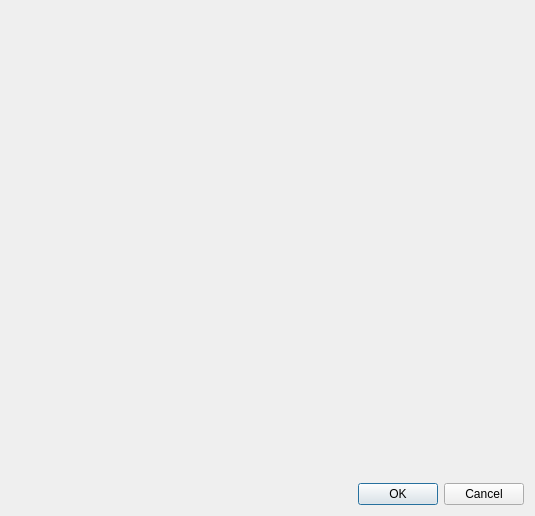
<?xml version="1.0" encoding="UTF-8"?>
<ui version="4.0">
 <class>PreferencesDialog</class>
 <widget class="QDialog" name="PreferencesDialog">
  <property name="geometry">
   <rect>
    <x>0</x>
    <y>0</y>
    <width>535</width>
    <height>516</height>
   </rect>
  </property>
  <property name="windowTitle">
   <string>QtDcm settings</string>
  </property>
  <layout class="QGridLayout" name="gridLayout">
   <item row="0" column="0">
    <widget class="QtDcmPreferencesWidget" name="prefsWidget" native="true"/>
   </item>
   <item row="1" column="0">
    <widget class="QtDcmDcm2niiSettingsWidget" name="dcm2niiWidget" native="true"/>
   </item>
   <item row="3" column="0">
    <widget class="QDialogButtonBox" name="buttonBox">
     <property name="orientation">
      <enum>Qt::Horizontal</enum>
     </property>
     <property name="standardButtons">
      <set>QDialogButtonBox::Cancel|QDialogButtonBox::Ok</set>
     </property>
    </widget>
   </item>
   <item row="2" column="0">
    <spacer name="verticalSpacer">
     <property name="orientation">
      <enum>Qt::Vertical</enum>
     </property>
     <property name="sizeHint" stdset="0">
      <size>
       <width>20</width>
       <height>40</height>
      </size>
     </property>
    </spacer>
   </item>
  </layout>
 </widget>
 <customwidgets>
  <customwidget>
   <class>QtDcmPreferencesWidget</class>
   <extends>QWidget</extends>
   <header>QtDcmPreferencesWidget.h</header>
   <container>1</container>
  </customwidget>
  <customwidget>
   <class>QtDcmDcm2niiSettingsWidget</class>
   <extends>QWidget</extends>
   <header location="global">QtDcmDcm2niiSettingsWidget.h</header>
   <container>1</container>
  </customwidget>
 </customwidgets>
 <resources/>
 <connections>
  <connection>
   <sender>buttonBox</sender>
   <signal>accepted()</signal>
   <receiver>PreferencesDialog</receiver>
   <slot>accept()</slot>
   <hints>
    <hint type="sourcelabel">
     <x>248</x>
     <y>254</y>
    </hint>
    <hint type="destinationlabel">
     <x>157</x>
     <y>274</y>
    </hint>
   </hints>
  </connection>
  <connection>
   <sender>buttonBox</sender>
   <signal>rejected()</signal>
   <receiver>PreferencesDialog</receiver>
   <slot>reject()</slot>
   <hints>
    <hint type="sourcelabel">
     <x>316</x>
     <y>260</y>
    </hint>
    <hint type="destinationlabel">
     <x>286</x>
     <y>274</y>
    </hint>
   </hints>
  </connection>
 </connections>
</ui>
